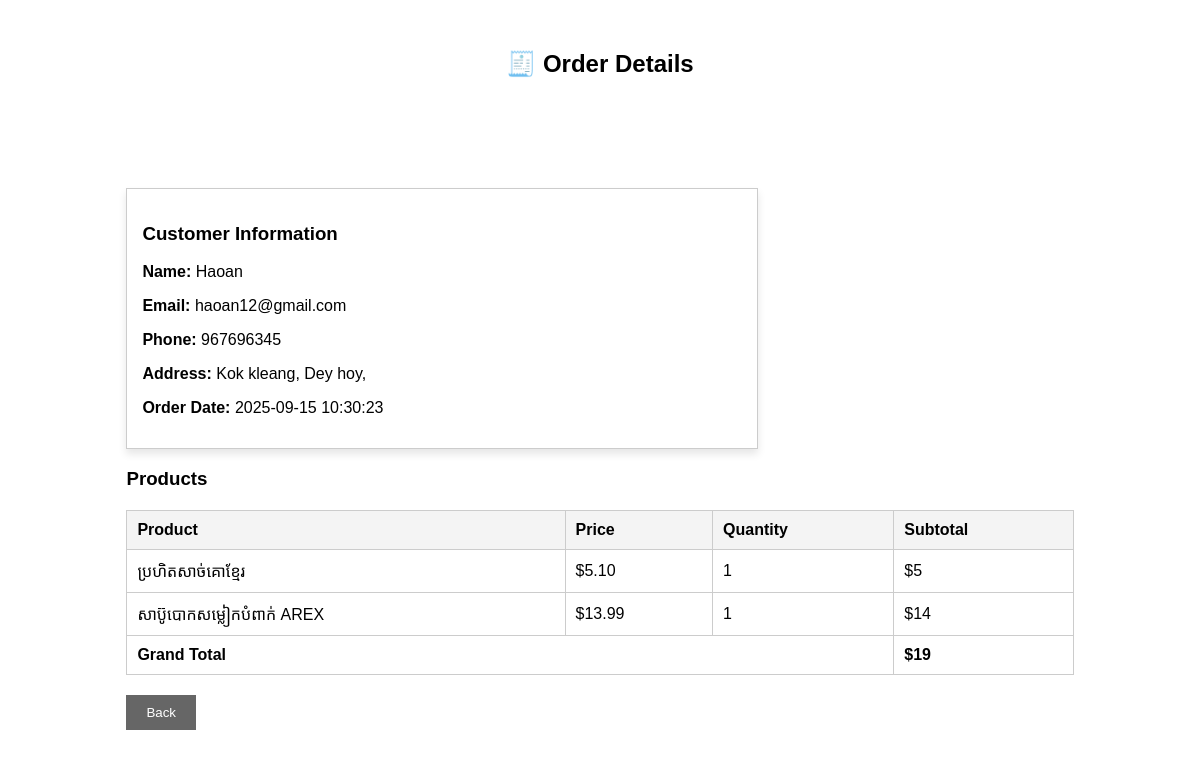
The page /order_details.php?id=4 on the database its author committed.
### tables this page shows
CREATE TABLE `orders` (
  `order_id` int(11) NOT NULL,
  `customer_name` varchar(100) DEFAULT NULL,
  `customer_email` varchar(210) NOT NULL,
  `customer_phone` int(11) NOT NULL,
  `customer_address` varchar(210) NOT NULL,
  `total_amount` decimal(10,2) DEFAULT NULL,
  `total` decimal(11,2) DEFAULT NULL,
  `order_date` datetime DEFAULT current_timestamp()
);

CREATE TABLE `order_items` (
  `item_id` int(11) NOT NULL,
  `order_id` int(11) DEFAULT NULL,
  `product_name` varchar(100) DEFAULT NULL,
  `quantity` int(11) DEFAULT NULL,
  `price` decimal(10,2) DEFAULT NULL,
  `cost_price` int(11) NOT NULL,
  `subtotal` int(11) NOT NULL,
  `image` varchar(255) NOT NULL
);

### order_details.php (the view, shortened to what this page needs)
<?php
    $conn = new mysqli("localhost", "root", "", "store_db");
    $order_id = intval($_GET['id']);
    $order_sql = "SELECT * FROM orders WHERE order_id  = $order_id";
    $order_result = $conn->query($order_sql);
    $order = $order_result->fetch_assoc();
    $item_sql = "SELECT * FROM order_items WHERE order_id = $order_id";
    $item_result = $conn->query($item_sql);
?>
<!DOCTYPE html>
<html>
<head>
</head>
<body>
<div class="box">
    <h2>🧾 Order Details </h2>
    <div class="header_section">
        <div class="header">
          <h3>Customer Information</h3>
          <p><b>Name:</b> <?= $order['customer_name'] ?></p>
          <p><b>Email:</b> <?= $order['customer_email'] ?></p>
          <p><b>Phone:</b> <?= $order['customer_phone'] ?></p>
          <p><b>Address:</b> <?= $order['customer_address'] ?></p>
          <p><b>Order Date:</b> <?= $order['order_date'] ?></p>
        </div>
        <h3>Products</h3>
        <table>
            <tr>
                <th>Product</th>
                <th>Price</th>
                <th>Quantity</th>
                <th>Subtotal</th>
            </tr>
            <?php
              $total = 0;
              while ($item = $item_result->fetch_assoc()) {
                  $total += $item['subtotal'];
                  echo "<tr>
                            <td>{$item['product_name']}</td>
                            <td>\${$item['price']}</td>
                            <td>{$item['quantity']}</td>
                            <td>\${$item['subtotal']}</td>
                        </tr>";
              }
              echo "<tr><td colspan='3'><b>Grand Total</b></td><td><b>\${$total}</b></td></tr>";
            ?>
        </table>
        <button class="back"><a href="customer.php">Back</a></button>
    </div>
</div>
</body>
</html>

### order_details.php (style rules this page uses)
body { font-family: Arial; }
.box { width: 80%; margin: 20px auto; }
table { width: 100%; border-collapse: collapse; margin-top: 20px; }
table, th, td { border: 1px solid #ccc; padding: 10px; text-align: left; }
th { background: #f4f4f4; }
h2 { text-align: center; margin-top: 50px; }
.header { background: #fff; box-shadow:0px 5px 8px 0 rgba(0,0,0,0.1); padding: 15px; width: 600px; border: 1px solid #ccc; }
.back { padding: 10px 20px; background: #666; position: relative; top: 20px; cursor: pointer; border: none; }
.back a { color: #fff; text-decoration: none; }
.header_section { position: relative; margin-top: 110px; }

### rows shown on the page
orders: customer_name "Haoan", customer_email "haoan12@gmail.com", customer_phone "967696345", customer_address "Kok kleang, Dey hoy,", order_date "2025-09-15 10:30:23"
order_items: product_name "ប្រហិតសាច់គោខ្មែរ", price "5.10", quantity "1", subtotal "5"
order_items: product_name "សាប៊ូបោកសម្លៀកបំពាក់ AREX", price "13.99", quantity "1", subtotal "14"

### other values the page prints
$total "19"
